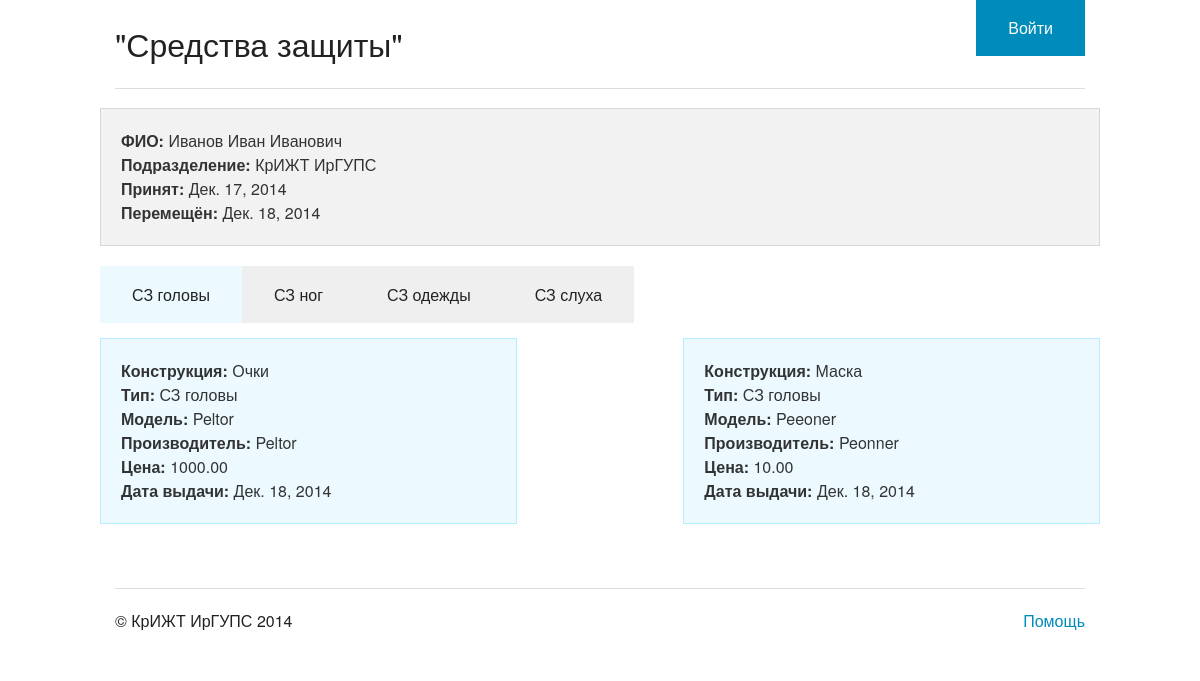
The app's page /eq/cart/1/ with its own data.
### eq/models.py (models this page shows, shortened)
class Employees(models.Model):
    surname = models.CharField(max_length=50)
    firstname = models.CharField(max_length=50)
    patronymic = models.CharField(max_length=50)
    hired = models.DateField(default=date.today())
    moved = models.DateField(default=date.today())
    unit = models.ForeignKey(Units)

class Units(models.Model):
    unit = models.CharField(max_length=50, blank=True, null=True)
    def __str__(self):
        return self.unit

class TypeEquipments(models.Model):
    group_name = models.CharField(max_length=20)
    class Meta:
        ordering = ["group_name"]

class Ownership(models.Model):
    equipment = models.ForeignKey(Equipments)
    employees = models.ForeignKey(Employees)
    delivery = models.DateField(default=date.today())

class Equipments(models.Model):
    type_eq = models.ForeignKey(TypeEquipments)
    model_name = models.CharField(max_length=20)     #название модели
    manufacturer = models.CharField(max_length=20)   #производитель
    price = models.DecimalField(default=0.00, max_digits=7, decimal_places=2) #цена
    life = models.FloatField(default=0.0)            #срок службы
    construction = models.ForeignKey(Constructions)  #конструкция
    shockproof = models.NullBooleanField(null=True)  #от удара
    insulation = models.NullBooleanField(null=True)  #шумоизоляция
    laser = models.NullBooleanField(null=True)       #лазер
    ir_radiation = models.NullBooleanField(null=True)#ИК
    yf_radiation = models.NullBooleanField(null=True)#УФ
    l_radiaton =  models.NullBooleanField(null=True) #световое излучение
    air_temp = models.FloatField(default=0.0)        #температура воздуха
    sur_temp = models.FloatField(default=0.0)        #температура поверхности

class Constructions(models.Model):
    group_name = models.ForeignKey(TypeEquipments)
    constructons_name = models.CharField(max_length=20)
    def __str__(self):
        return self.constructons_name

### eq/views.py (the view)
# urls.py: url(r'^cart/(?P<employe_id>\d+)/', views.cart, name='cart'),
def cart(request, employe_id):
    ownerships = Ownership.objects.filter(employees_id=employe_id)
    type_equipments = TypeEquipments.objects.all()
    if ownerships:
        employee = ownerships[0].employees
    else:
        raise Http404
    context = {'ownerships': ownerships, 'employee': employee, 'type_equipments': type_equipments}
    return render(request, 'eq/cart.html', context)

### eq/templates/eq/cart.html (shortened to what this page needs)
{% extends 'main.html' %}
{% block eq %}
<div class="row">
    <div class="large-12 columns">
     	<div class="panel">
            <b>ФИО:</b> {{ employee.surname }} {{ employee.firstname }} {{ employee.patronymic }}
            <br/>
            <b>Подразделение:</b> {{ employee.unit }}
            <br/>
            <b>Принят:</b> {{ employee.hired }}
            <br/>
            <b>Перемещён:</b> {{ employee.moved }}
      	</div>
    </div>
</div>
<dl class="tabs" data-tab>
{% for type_equipment in type_equipments %}
    {% if forloop.first %}
        <dd class="active"><a href="#panel{{ type_equipment.id }}">{{ type_equipment.group_name }}</a></dd>
    {% else %}
        <dd><a href="#panel{{ type_equipment.id }}">{{ type_equipment.group_name }}</a></dd>
    {% endif %}
{% endfor %}
</dl>
<div class="tabs-content">
{% for type_equipment in type_equipments %}
    {% if forloop.first %}
        <div class="content active" id="panel{{ type_equipment.id }}">
            {% for ownership in ownerships %}
                {% if ownership.equipment.type_eq.id == type_equipment.id %}
                    <div class="panel callout medium-5 columns">
                        <b>Конструкция:</b> {{ ownership.equipment.construction }} <br/>
                        <b>Тип:</b> {{ ownership.equipment.type_eq.group_name }}<br/>
                        <b>Модель:</b> {{ ownership.equipment.model_name }}<br/>
                        <b>Производитель:</b> {{ ownership.equipment.manufacturer }}<br/>
                        <b>Цена:</b> {{ ownership.equipment.price }}<br/>
                        <b>Дата выдачи:</b> {{ ownership.delivery }}<br/>
                    </div>
                {% endif %}
            {% endfor %}
        </div>
    {% endif %}
{% endfor %}
</div>
{% endblock %}

### records on screen
Employees: surname "Иванов", firstname "Иван", patronymic "Иванович", unit "КрИЖТ ИрГУПС", hired "Дек. 17, 2014", moved "Дек. 18, 2014"
TypeEquipments: group_name "СЗ головы"
TypeEquipments: group_name "СЗ ног"
TypeEquipments: group_name "СЗ одежды"
TypeEquipments: group_name "СЗ слуха"
Ownership: equipment.construction "Очки", equipment.type_eq.group_name "СЗ головы", equipment.model_name "Peltor", equipment.manufacturer "Peltor", equipment.price "1000.00", delivery "Дек. 18, 2014"
Ownership: equipment.construction "Маска", equipment.type_eq.group_name "СЗ головы", equipment.model_name "Peeoner", equipment.manufacturer "Peonner", equipment.price "10.00", delivery "Дек. 18, 2014"
